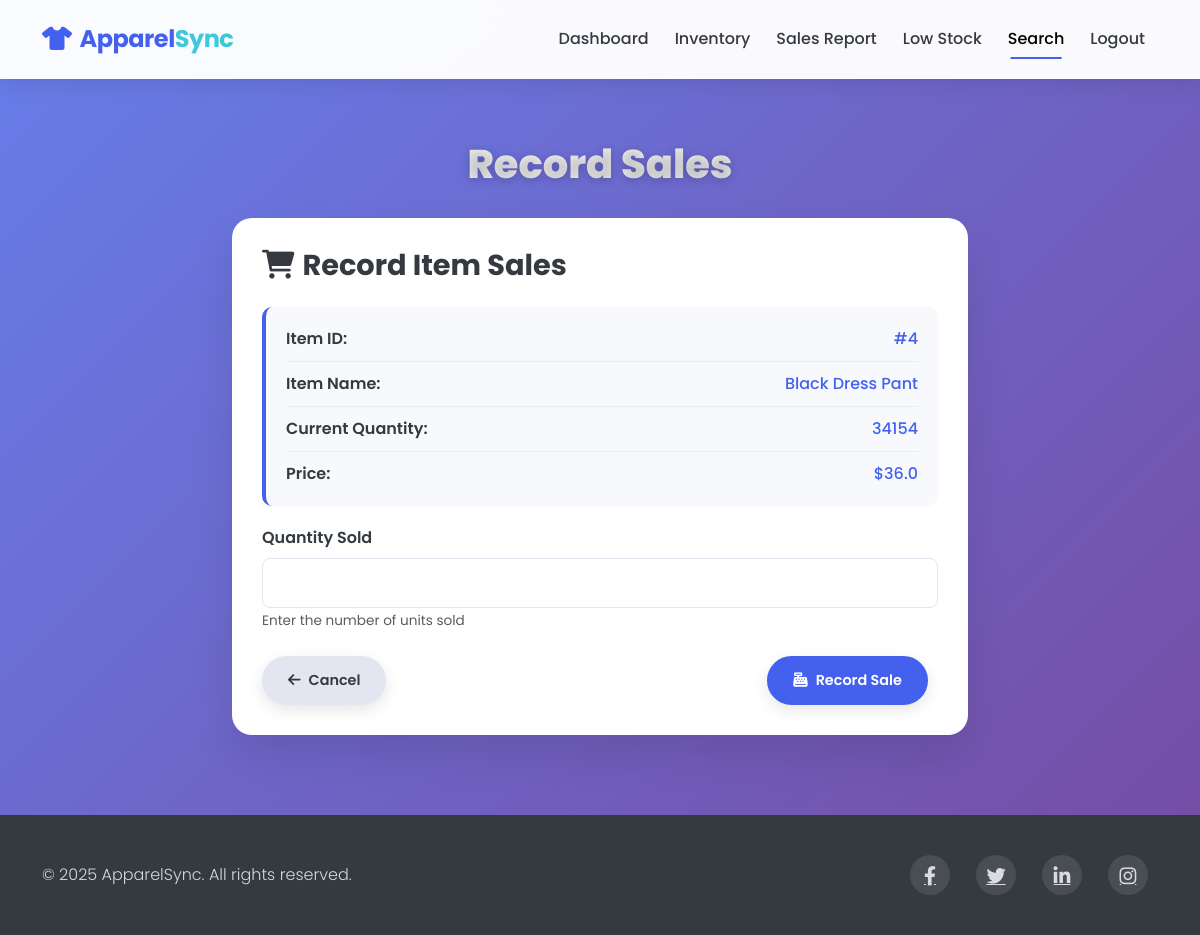
Screenshot of /dashboard/add_sales?id=4 (signed in) with the database file from the repository.
### models.py (models this page shows)
class InventoryItem(db.Model):
    id = db.Column(db.Integer, primary_key=True)
    item_name = db.Column(db.String(100), nullable=False)
    quantity = db.Column(db.Integer, nullable=False)
    price = db.Column(db.Float, nullable=False)
    discount = db.Column(db.Float, default=0.0)
    sales = db.relationship('Sale', backref='item', lazy=True)
    low_stock_alerts = db.relationship('LowStock', backref='item', lazy=True)

### routes.py (the view, shortened to what this page needs)
@app.route('/dashboard/add_sales', methods=['GET', 'POST'])
@login_required
def add_sales():
    item_id = request.args.get('id')
    selected_item = None
    if item_id:
        selected_item = InventoryItem.query.get(int(item_id))
    inventory = InventoryItem.query.all()
    return render_template('add_sales.html', inventory=inventory, selected_item=selected_item)

### app.py (called while the page is built)
@login_manager.user_loader
def load_user(user_id):
    return User.query.get(int(user_id))

### templates/add_sales.html (shortened to what this page needs)
<!DOCTYPE html>
<html lang="en">
<head>
    <link href="https://cdn.jsdelivr.net/npm/bootstrap@5.3.0-alpha1/dist/css/bootstrap.min.css" rel="stylesheet">
    <link rel="stylesheet" href="https://cdnjs.cloudflare.com/ajax/libs/font-awesome/6.0.0/css/all.min.css">
</head>
<body>
    <nav class="navbar navbar-expand-lg navbar-light py-3 fixed-top">
        <div class="container">
            <a class="navbar-brand" href="/"><i class="fas fa-tshirt me-2"></i>Apparel<span>Sync</span></a>
            <div class="collapse navbar-collapse" id="navbarNav">
                <ul class="navbar-nav ms-auto">
                    <li class="nav-item">
                        <a class="nav-link" href="/dashboard">Dashboard</a>
                    </li>
                    <li class="nav-item">
                        <a class="nav-link" href="/dashboard/view_inventory">Inventory</a>
                    </li>
                    <li class="nav-item">
                        <a class="nav-link" href="/dashboard/sales_report">Sales Report</a>
                    </li>
                    <li class="nav-item">
                        <a class="nav-link" href="/dashboard/low_stock">Low Stock</a>
                    </li>
                    <li class="nav-item">
                        <a class="nav-link active" href="/dashboard/search">Search</a>
                    </li>
                    <li class="nav-item">
                        <a class="nav-link" href="/logout">Logout</a>
                    </li>
                </ul>
            </div>
        </div>
    </nav>
    <section class="content-section">
        <div class="container">
            <h1 class="page-title">Record Sales</h1>
            <div class="row justify-content-center">
                <div class="col-lg-8">
                    <div class="form-card">
                        <h3 class="mb-4"><i class="fas fa-shopping-cart me-2"></i>Record Item Sales</h3>
                        <form action="/dashboard/add_sales" method="POST">
                            {% if selected_item %}
                                <div class="item-details">
                                    <div class="item-detail-row">
                                        <span class="item-detail-label">Item ID:</span>
                                        <span class="item-detail-value">#{{ selected_item.id }}</span>
                                    </div>
                                    <div class="item-detail-row">
                                        <span class="item-detail-label">Item Name:</span>
                                        <span class="item-detail-value">{{ selected_item.item_name }}</span>
                                    </div>
                                    <div class="item-detail-row">
                                        <span class="item-detail-label">Current Quantity:</span>
                                        <span class="item-detail-value">{{ selected_item.quantity }}</span>
                                    </div>
                                    <div class="item-detail-row">
                                        <span class="item-detail-label">Price:</span>
                                        <span class="item-detail-value">${{ selected_item.price }}</span>
                                    </div>
                                </div>
                            {% else %}
                                <div class="form-group">
                                    <label for="item_id" class="form-label">Item ID</label>
                                    <input type="number" class="form-control" id="item_id" name="item_id" required>
                                    <small class="text-muted">Enter the ID of the item being sold</small>
                                </div>
                            {% endif %}
                            <div class="form-group">
                                <label for="sold_quantity" class="form-label">Quantity Sold</label>
                                <input type="number" class="form-control" id="sold_quantity" name="sold_quantity" min="1" required>
                                <small class="text-muted">Enter the number of units sold</small>
                            </div>
                            <div class="d-flex justify-content-between mt-4">
                                <a href="/dashboard/view_inventory" class="btn btn-cancel btn-action">
                                    <i class="fas fa-arrow-left me-2"></i>Cancel
                                </a>
                                <button type="submit" class="btn btn-submit btn-action">
                                    <i class="fas fa-cash-register me-2"></i>Record Sale
                                </button>
                            </div>
                        </form>
                    </div>
                </div>
            </div>
        </div>
    </section>
    <footer>
        <div class="container">
            <div class="row align-items-center">
                <div class="col-md-6">
                    <p class="copyright mb-0">&copy; 2025 ApparelSync. All rights reserved.</p>
                </div>
                <div class="col-md-6">
                    <div class="social-icons">
                        <a href="#" class="me-3"><i class="fab fa-facebook-f"></i></a>
                        <a href="#" class="me-3"><i class="fab fa-twitter"></i></a>
                        <a href="#" class="me-3"><i class="fab fa-linkedin-in"></i></a>
                        <a href="#"><i class="fab fa-instagram"></i></a>
                    </div>
                </div>
            </div>
        </div>
    </footer>
</body>
</html>

### templates/add_sales.html (style rules this page uses)
:root { --primary-color: #4361ee; --secondary-color: #f8f9fc; --accent-color: #3bc9db; --dark-color: #343a40; --light-color: #f8f9fc; --gradient-start: #667eea; --gradient-end: #764ba2; }
body { background: linear-gradient(135deg, var(--gradient-start) 0%, var(--gradient-end) 100%); min-height: 100vh; font-family: 'Poppins', sans-serif; }
.navbar { background-color: rgba(255, 255, 255, 0.97); backdrop-filter: blur(10px); box-shadow: 0 4px 20px rgba(0, 0, 0, 0.1); padding: 15px 0; border-bottom: 1px solid rgba(255, 255, 255, 0.1); }
.navbar-brand { font-weight: 700; color: var(--primary-color); font-size: 1.5rem; letter-spacing: -0.5px; }
.navbar-brand span { color: var(--accent-color); }
.nav-link { font-weight: 500; color: var(--dark-color); position: relative; padding: 8px 15px; margin: 0 5px; transition: all 0.3s ease; }
.nav-link::after { content: ''; position: absolute; width: 0; height: 2px; background: var(--primary-color); bottom: 0; left: 50%; transform: translateX(-50%); transition: width 0.3s ease; }
.nav-link.active::after { width: 70%; }
.content-section { padding: 140px 0 80px; }
.page-title { color: white; font-weight: 800; text-shadow: 0 2px 10px rgba(0, 0, 0, 0.2); margin-bottom: 30px; text-align: center; font-size: 2.5rem; background: linear-gradient(to right, #ffffff, #e0e0e0); -webkit-background-clip: text; background-clip: text; color: transparent; }
.form-card { background-color: white; border-radius: 20px; padding: 30px; box-shadow: 0 20px 40px rgba(0, 0, 0, 0.1); border: none; }
.form-card h3 { font-weight: 700; color: var(--dark-color); margin-bottom: 20px; font-size: 1.8rem; }
.form-group { margin-bottom: 20px; }
.form-label { font-weight: 600; color: var(--dark-color); margin-bottom: 8px; }
.form-control { padding: 12px; border-radius: 8px; border: 1px solid #e3e6f0; font-family: 'Poppins', sans-serif; transition: all 0.3s ease; }
.text-muted { font-size: 0.85rem; margin-top: 5px; }
.btn-action { padding: 12px 24px; border-radius: 30px; font-size: 0.9rem; font-weight: 600; margin-right: 10px; transition: all 0.3s ease; box-shadow: 0 5px 15px rgba(0, 0, 0, 0.1); position: relative; overflow: hidden; }
.btn-action::before { content: ''; position: absolute; top: 0; left: -100%; width: 100%; height: 100%; background: rgba(255, 255, 255, 0.2); transition: all 0.4s ease; }
.btn-submit { background-color: var(--primary-color); color: white; border: 2px solid var(--primary-color); }
.btn-cancel { background-color: #e3e6f0; color: var(--dark-color); border: 2px solid #e3e6f0; }
footer { background-color: #343a40; color: white; padding: 40px 0; }
footer a { color: rgba(255, 255, 255, 0.8); transition: color 0.3s ease; margin: 0 10px; font-size: 1.2rem; }
.copyright { opacity: 0.8; font-weight: 300; }
.social-icons { display: flex; justify-content: flex-end; }
.social-icons a { display: flex; align-items: center; justify-content: center; width: 40px; height: 40px; border-radius: 50%; background: rgba(255, 255, 255, 0.1); transition: all 0.3s ease; }
.item-details { background-color: var(--secondary-color); padding: 20px; border-radius: 10px; margin-bottom: 20px; border-left: 4px solid var(--primary-color); }
.item-detail-row { display: flex; justify-content: space-between; margin-bottom: 10px; padding-bottom: 10px; border-bottom: 1px solid rgba(0, 0, 0, 0.05); }
.item-detail-row:last-child { border-bottom: none; margin-bottom: 0; padding-bottom: 0; }
.item-detail-label { font-weight: 600; color: var(--dark-color); }
.item-detail-value { font-weight: 500; color: var(--primary-color); }

### rows the page displays
InventoryItem: id "4", item_name "Black Dress Pant", quantity "34154", price "36.0"
